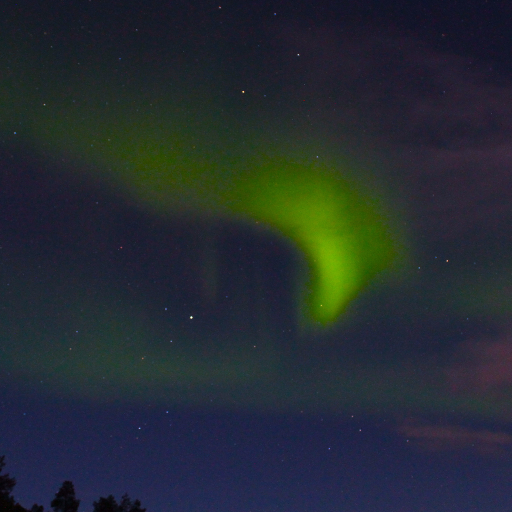
#> input picture low-resolution_generator/images/inputs/test.png, 1024 x 1024 px (shown at 1/2 size); its folder holds only this picture in this run
$ python lowreso_generator.py
#> lines starting #> are read from the running program, lines starting #| are printed output that depends on the picture
import os
import glob
from PIL import Image

ratio = 4 # reduction rate (1/ratio)
image_path = 'images/inputs/*.png' # pass to input images

def downsampling(img):
  input_size, _ = img.size

  # downsampling: nearest
  # upsampling: bicubic
  img_resize = img.resize((int(input_size/ratio), int(input_size/ratio)), Image.BICUBIC)
  img_resize = img_resize.resize((input_size, input_size), Image.BICUBIC)
  return img_resize

  """
  # downsampling: lanczos
  # upsampling: bicubic
  img_resize = img.resize((int(input_size/ratio), int(input_size/ratio)), Image.LANCZOS)
  img_resize = img_resize.resize((input_size, input_size), Image.BICUBIC)
  return img_resize
  """

def main():
  files = glob.glob(image_path)

  for f in files:
    img = Image.open(f)
#> img is the input picture: PIL image 1024x1024 RGB; mean R, G, B 36.2, 43.3, 49.3
    img_resize = img.resize((int(img.width / 2), int(img.height / 2)))
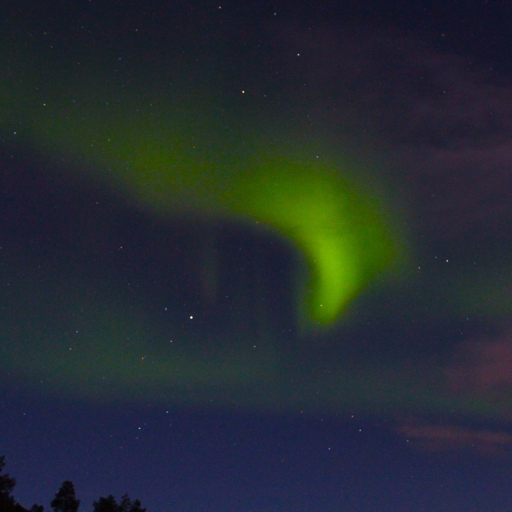
#> img_resize: PIL image 512x512 RGB; mean R, G, B 36.2, 43.3, 49.3
    img_resize = downsampling(img)
    title, ext = os.path.splitext(f)
    img_resize.save(title + '_low' + ext)

if __name__ == "__main__":
  main()
